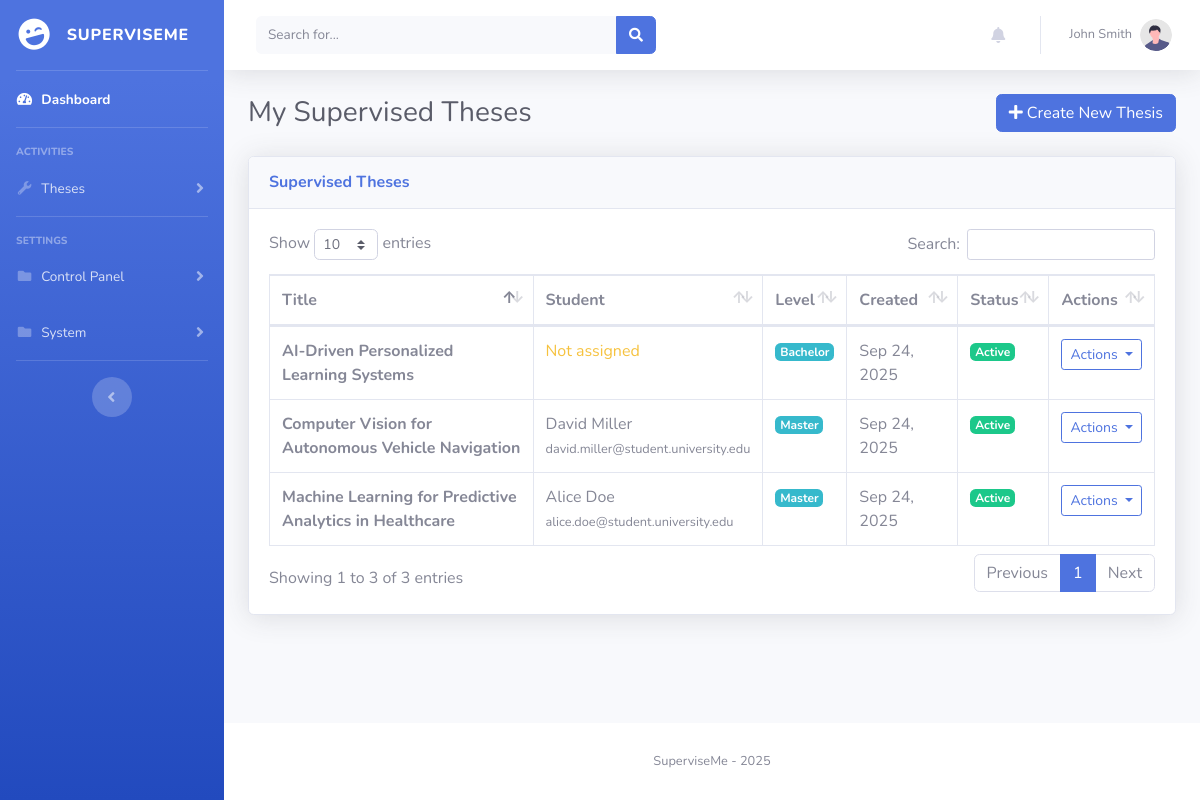
Page /supervisor/theses (signed in) on the committed database.
### superviseme/models.py (models this page shows)
class User_mgmt(UserMixin, db.Model):
    __tablename__ = "user_mgmt"
    id = db.Column(db.Integer, primary_key=True)
    username = db.Column(db.String(50), nullable=False, unique=True)
    name = db.Column(db.String(15))
    surname = db.Column(db.String(15))
    cdl = db.Column(db.String(15))
    email = db.Column(db.String(50), nullable=False, unique=True)
    password = db.Column(db.String(80), nullable=False)
    user_type = db.Column(db.String(10), nullable=False, default="student")
    joined_on = db.Column(db.Integer, nullable=False)
    gender = db.Column(db.String(10), default=None)
    nationality = db.Column(db.String(15), default=None)
    last_activity = db.Column(db.Integer, nullable=True)  # Track last activity timestamp
    last_activity_location = db.Column(db.String(100), nullable=True)  # Track where they were last active
    telegram_user_id = db.Column(db.String(50), nullable=True)  # Telegram user ID for bot notifications
    telegram_enabled = db.Column(db.Boolean, default=False, nullable=False)  # Enable/disable Telegram notifications
    telegram_notification_types = db.Column(db.Text, nullable=True)  # JSON string of enabled notification types
    thesis = db.relationship("Thesis", backref="author", lazy=True)

class Thesis(db.Model):
    __tablename__ = "thesis"
    id = db.Column(db.Integer, primary_key=True)
    title = db.Column(db.String(100), nullable=False)
    description = db.Column(db.Text, nullable=False)
    author_id = db.Column(db.Integer, db.ForeignKey("user_mgmt.id"), nullable=True)
    frozen = db.Column(db.Boolean, default=False)
    level = db.Column(db.Text, nullable=True)
    created_at = db.Column(db.Integer, nullable=False)

### superviseme/routes/supervisor.py (the view)
@supervisor.route("/supervisor/theses")
@login_required
def theses_data():
    privilege_check = check_privileges(current_user.username, role="supervisor")
    if privilege_check is not True:
        return privilege_check
    thesis_supervisors = Thesis_Supervisor.query.filter_by(supervisor_id=current_user.id).all()
    theses = [ts.thesis for ts in thesis_supervisors]
    return render_template("supervisor/theses.html", theses=theses, dt=datetime.fromtimestamp)

### superviseme/utils/logging_config.py (called while the page is built)
def log_request_response(app, loggers):
    @app.before_request
    def log_request_info():
        loggers['access_logger'].info("Request started", extra={
            'event_type': 'request_start',
            'endpoint': request.endpoint,
            'url_rule': str(request.url_rule) if request.url_rule else None,
            'content_length': request.content_length,
            'content_type': request.content_type
        })
    @app.after_request
    def log_response_info(response):
        loggers['access_logger'].info("Request completed", extra={
            'event_type': 'request_end',
            'status_code': response.status_code,
            'content_length': response.content_length,
            'content_type': response.content_type
        })
        return response

### superviseme/utils/miscellanea.py (called while the page is built, shortened)
def check_privileges(username, role="admin"):
    user = User_mgmt.query.filter_by(username=username).first()
    if not user:
        abort(404)
    return True

### superviseme/templates/supervisor/theses.html (shortened to what this page needs)
{% include 'admin/components/header.html' %}
<body id="page-top">
    <div id="wrapper">
        {% include 'supervisor/components/sidebar.html' %}
        <div id="content-wrapper" class="d-flex flex-column">
            <div id="content">
                {% include 'admin/components/topbar.html' %}
                <div class="container-fluid">
                    <div class="d-sm-flex align-items-center justify-content-between mb-4">
                        <h1 class="h3 mb-0 text-gray-800">My Supervised Theses</h1>
                        <button class="btn btn-primary" data-toggle="modal" data-target="#createThesisModal">
                            <i class="fas fa-plus"></i> Create New Thesis
                        </button>
                    </div>
                    <div class="row">
                        <div class="col-12">
                            <div class="card shadow mb-4">
                                <div class="card-header py-3">
                                    <h6 class="m-0 font-weight-bold text-primary">Supervised Theses</h6>
                                </div>
                                <div class="card-body">
                                    {% if theses %}
                                        <div class="table-responsive">
                                            <table class="table table-bordered" id="dataTable" width="100%" cellspacing="0">
                                                <thead>
                                                    <tr>
                                                        <th>Title</th>
                                                        <th>Student</th>
                                                        <th>Level</th>
                                                        <th>Created</th>
                                                        <th>Status</th>
                                                        <th>Actions</th>
                                                    </tr>
                                                </thead>
                                                <tbody>
                                                    {% for thesis in theses %}
                                                    <tr>
                                                        <td><strong>{{ thesis.title }}</strong></td>
                                                        <td>
                                                            {% if thesis.author %}
                                                                {{ thesis.author.name }} {{ thesis.author.surname }}
                                                                <br><small class="text-muted">{{ thesis.author.email }}</small>
                                                            {% else %}
                                                                <span class="text-warning">Not assigned</span>
                                                            {% endif %}
                                                        </td>
                                                        <td>
                                                            {% if thesis.level %}
                                                                <span class="badge badge-info">{{ thesis.level|title }}</span>
                                                            {% else %}
                                                                <span class="badge badge-secondary">Not specified</span>
                                                            {% endif %}
                                                        </td>
                                                        <td>{{ dt(thesis.created_at).strftime('%b %d, %Y') if thesis.created_at else 'Unknown' }}</td>
                                                        <td>
                                                            {% if thesis.frozen %}
                                                                <span class="badge badge-danger">Frozen</span>
                                                            {% else %}
                                                                <span class="badge badge-success">Active</span>
                                                            {% endif %}
                                                        </td>
                                                        <td>
                                                            <div class="dropdown">
                                                                <button class="btn btn-sm btn-outline-primary dropdown-toggle" type="button" data-toggle="dropdown">
                                                                    Actions
                                                                </button>
                                                            </div>
                                                        </td>
                                                    </tr>
                                                    {% endfor %}
                                                </tbody>
                                            </table>
                                        </div>
                                    {% else %}
                                        <div class="text-center">
                                            <i class="fas fa-book fa-3x text-gray-300 mb-3"></i>
                                            <p class="text-gray-500">No theses found. Create your first thesis to get started.</p>
                                        </div>
                                    {% endif %}
                                </div>
                            </div>
                        </div>
                    </div>
                </div>
            </div>
            {% include 'admin/components/footer.html' %}
</body>
</html>

### superviseme/templates/admin/components/topbar.html (shortened to what this page needs)
<nav class="navbar navbar-expand navbar-light bg-white topbar mb-4 static-top shadow">
                    <form
                        class="d-none d-sm-inline-block form-inline mr-auto ml-md-3 my-2 my-md-0 mw-100 navbar-search"
                        method="POST"
                        action="{% if current_user.user_type == 'admin' %}/admin/search{% elif current_user.user_type == 'supervisor' %}/supervisor/search{% elif current_user.user_type == 'student' %}/student/search{% else %}#{% endif %}">
                        <div class="input-group">
                            <input type="text" class="form-control bg-light border-0 small"
                                   placeholder="Search for..."
                                   name="search_term"
                                   required
                                   minlength="1"
                                   aria-label="Search" aria-describedby="basic-addon2">
                            <div class="input-group-append">
                                <button class="btn btn-primary" type="submit">
                                    <i class="fas fa-search fa-sm"></i>
                                </button>
                            </div>
                        </div>
                    </form>
                    <ul class="navbar-nav ml-auto">
                        <li class="nav-item dropdown no-arrow mx-1">
                            <a class="nav-link dropdown-toggle" href="#" id="alertsDropdown" role="button"
                                data-toggle="dropdown" aria-haspopup="true" aria-expanded="false">
                                <i class="fas fa-bell fa-fw"></i>
                            </a>
                        </li>
                        <li class="nav-item dropdown no-arrow">
                            <a class="nav-link dropdown-toggle" href="#" id="userDropdown" role="button"
                                data-toggle="dropdown" aria-haspopup="true" aria-expanded="false">
                                <span class="mr-2 d-none d-lg-inline text-gray-600 small">{{ current_user.name }} {{ current_user.surname }}</span>
                                <img class="img-profile rounded-circle"
                                    src="{{ url_for('static', filename='assets/img/undraw_profile.svg') }}">
                            </a>
                        </li>
                    </ul>
                </nav>

### rows in the picture
User_mgmt: name "John", surname "Smith"
Thesis: title "Machine Learning for Predictive Analytics in Healthcare", author.name "Alice", author.surname "Doe", author.email "alice.doe@student.university.edu", level "Master", created_at "Sep 24, 2025", frozen "Active"
Thesis: title "Computer Vision for Autonomous Vehicle Navigation", author.name "David", author.surname "Miller", author.email "david.miller@student.university.edu", level "Master", created_at "Sep 24, 2025", frozen "Active"
Thesis: title "AI-Driven Personalized Learning Systems", shows "Not assigned", level "Bachelor", created_at "Sep 24, 2025", frozen "Active"
